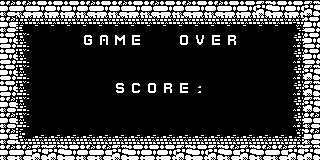

Below is a game level as drawn by its tile map, then a one-line description and the .tmx file that defines it, in full:
An orthogonal 20x10 tile map with 16x16 px tiles, 1 tile layer (Kachelebene 1).

<map version="1.2" tiledversion="1.3.3" orientation="orthogonal" renderorder="right-down" width="20" height="10" tilewidth="16" tileheight="16" infinite="0" nextlayerid="2" nextobjectid="1">
 <tileset firstgid="1" source="myPONG.tsx" />
 <layer id="1" name="Kachelebene 1" width="20" height="10">
  <data encoding="csv">
1010,1010,1009,1009,1009,1010,1009,1010,1009,1010,1009,1010,1009,1010,1009,1009,1011,1009,1009,1011,
1010,622,623,623,623,623,623,623,623,623,623,623,623,623,623,623,623,623,624,1009,
1009,686,207,207,207,65,11,71,15,207,207,73,80,15,76,207,207,207,688,1009,
1009,686,207,207,207,207,207,207,207,207,207,207,207,207,207,207,207,207,688,1009,
1009,686,207,207,207,207,207,207,207,207,207,207,207,207,207,207,207,207,688,1011,
1009,686,207,207,207,207,207,77,13,73,76,15,267,207,207,207,207,207,688,1011,
1010,686,207,207,207,207,207,207,207,207,207,207,207,207,207,207,207,207,688,1011,
1010,686,207,207,207,207,207,207,207,207,207,207,207,207,207,207,207,207,688,1010,
1010,750,751,751,751,751,751,751,751,751,751,751,751,751,751,751,751,751,752,1010,
1010,1010,1011,1011,1009,1010,1010,1011,1009,1009,1009,1011,1009,1011,1010,1011,1010,1010,1011,1011
</data>
 </layer>
</map>
